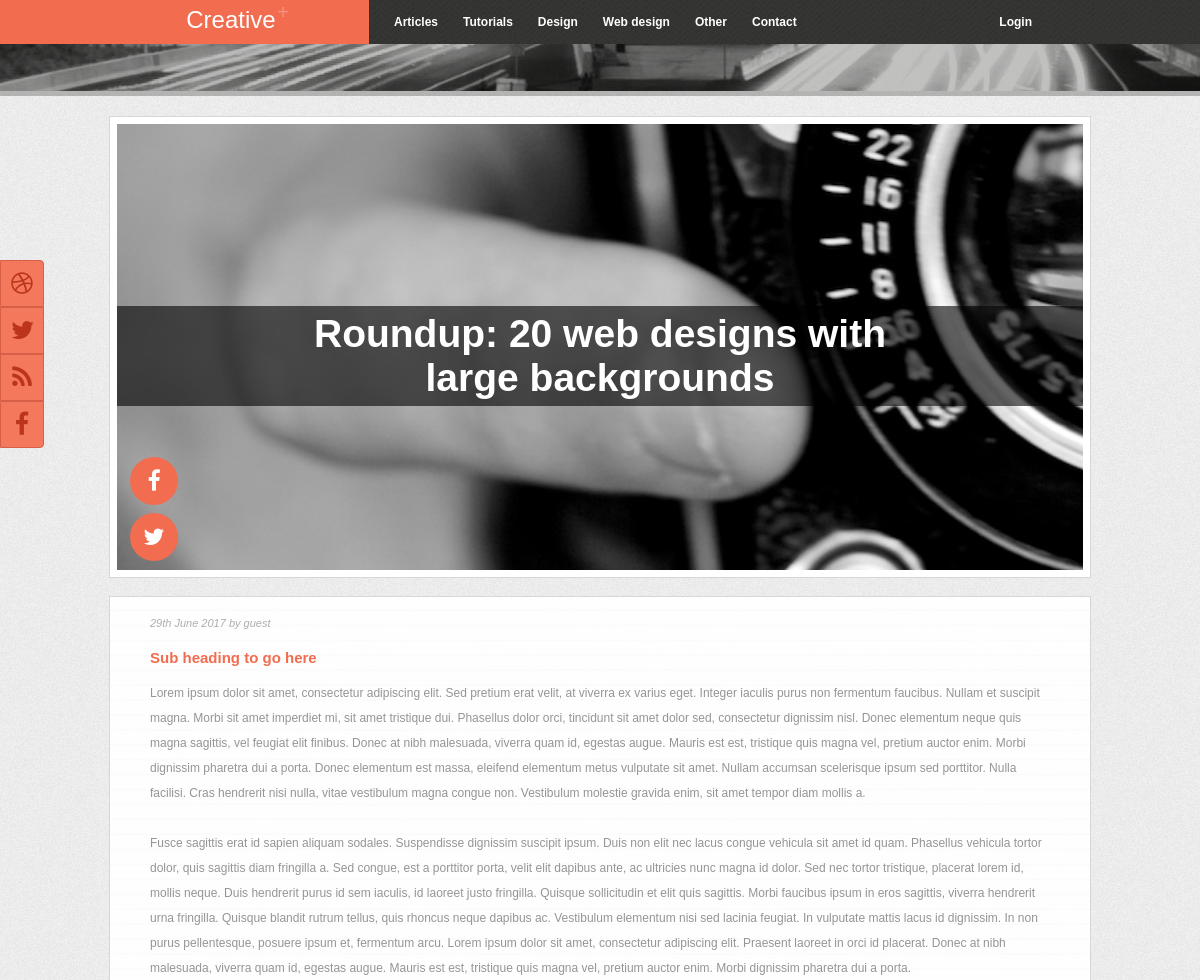
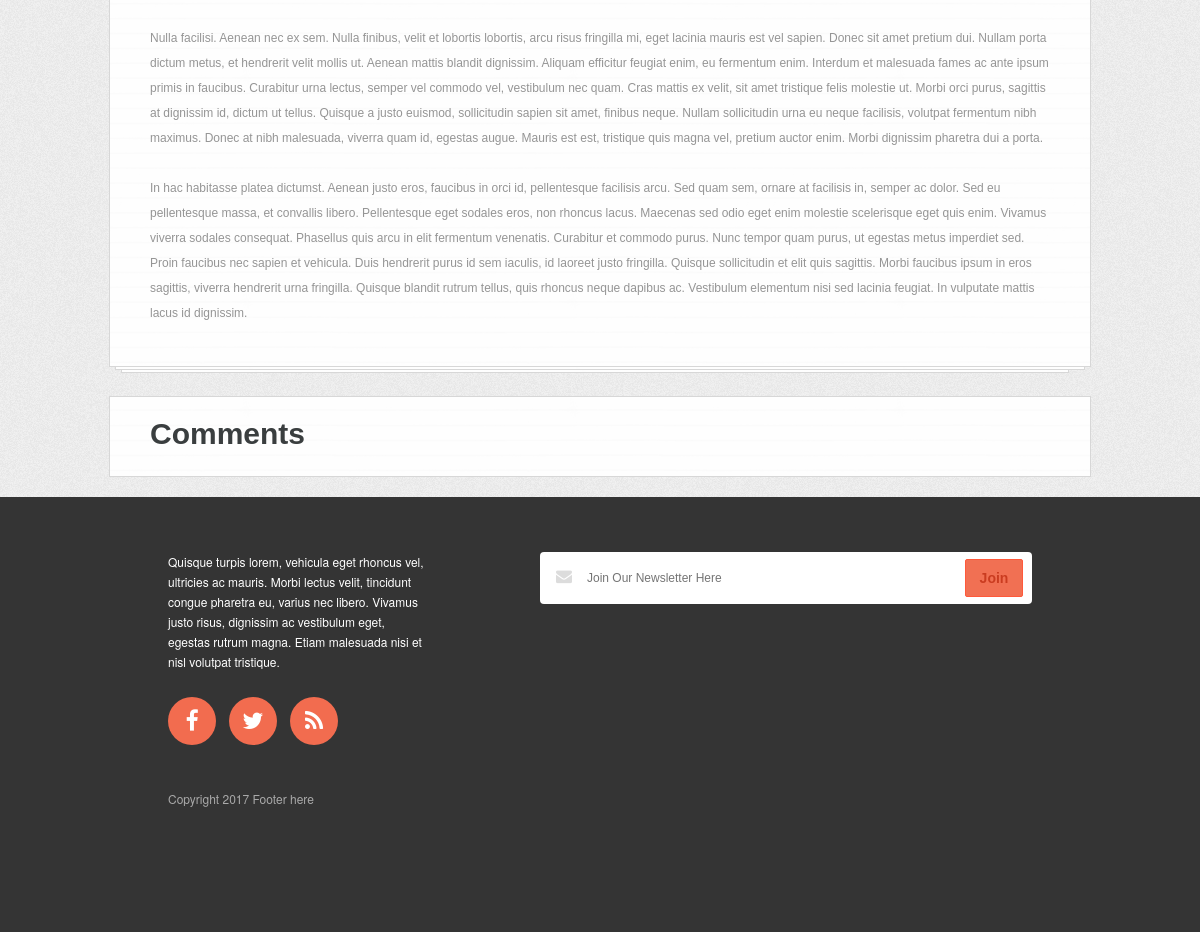
/post.php?id=2, run on the app's committed database (2 pictures, top to bottom).
### tables this page shows
CREATE TABLE IF NOT EXISTS `posts` (
  `id_post` int(5) unsigned NOT NULL AUTO_INCREMENT,
  `title` varchar(250) NOT NULL,
  `subtitle` varchar(250) DEFAULT NULL,
  `date` varchar(20) NOT NULL,
  `id_user` int(3) unsigned NOT NULL,
  `description` text NOT NULL,
  `image` varchar(50) NOT NULL,
  PRIMARY KEY (`id_post`),
  KEY `id_user` (`id_user`)
);

CREATE TABLE IF NOT EXISTS `users` (
  `id_user` int(3) unsigned NOT NULL AUTO_INCREMENT,
  `login` varchar(30) NOT NULL,
  `password` varchar(30) NOT NULL,
  PRIMARY KEY (`id_user`)
);

### post-view/post-view.php (the view, shortened to what this page needs)
<div class="content">
    <div>
        <?php
        $post = $_GET['id'];
        $link = mysqli_connect("localhost", "root", "", "blog") or die("Ошибка ".mysqli_error($link));
        $query ="select p.image, p.title, p.date, u.login, p.subtitle, p.description
                                 from posts as p
                                 inner join users as u on p.id_user = u.id_user
                                 where p.id_post = '$post'";
        $result = mysqli_query($link, $query) or die("Ошибка " . mysqli_error($link));
        if($result)
        {
            $rows = mysqli_num_rows($result);
            for ($i = 0; $i < $rows; ++$i) {
                $row = mysqli_fetch_row($result);
                echo "<div class=\"image-news post-image\" style=\"background-image: url('img/".$row[0]."')\">"
                        ."<div class=\"image-border post-image-border\">"
                            ."<div class=\"icon-network post-icon-network\"><i class=\"fa fa-facebook\" aria-hidden=\"true\"></i></div>"
                            ."<div class=\"icon-network post-icon-network\"><i class=\"fa fa-twitter\" aria-hidden=\"true\"></i></div>"
                            ."<a href='edit.php?id=$post' class=\"actions post-actions\"><i class=\"fa fa-pencil\" aria-hidden=\"true\"></i></a>"
                            ."<a href='post.php?id=$post&action=remove' class=\"actions post-actions\"><i class=\"fa fa-times\" aria-hidden=\"true\"></i></a>"
                            ."<div class=\"post-image-bg\">"
                                ."<div class=\"post-image-header\">".$row[1]."</div>"
                            ."</div>"
                        ."</div>"
                    ."</div>"
                    ."<div class=\"text-news post-text-news\">"
                        ."<div class=\"text post-text\">"
                            ."<div class=\"date-news\">".$row[2]." by ".$row[3]."</div>"
                            ."<div class=\"link-news\">".$row[4]."</div>"
                            ."<div class=\"description\">".$row[5]."</div>"
                        ."</div>"
                        ."<div class=\"text text-1 post-text-1\"></div>"
                        ."<div class=\"text text-2 post-text-2\"></div>"
                    ."</div>";
            }
        }
        include "comments/comments.php";
        ?>
    </div>
</div>

### style.css (style rules this page uses)
body { margin: 0; cursor: default; font-family: "Helvetica", sans-serif; }
ul { list-style-type: none; margin: 0; padding: 0; }
.content { width: 100%; padding-top: 25px; display: flex; justify-content: center; }
a { text-decoration: none; color: white; }

### header/header.css (style rules this page uses)
.header { display: flex; width: 100%; height: 44px; background: url("../img/bg-menu.png"); color: white; font-family: "Helvetica", sans-serif; font-weight: bold; font-size: 12px; line-height: 44px; }
.title { height: 100%; width: 369px; background-color: rgb(242, 108, 79); color: white; font-size: 24px; font-weight: lighter; line-height: 25px; cursor: pointer; }
.creative { float: right; margin-right: 80px; }
sup { color: rgb(245, 147, 126); margin-left: -5px; }
.menu { display: flex; }
.item { margin-left: 25px; cursor: pointer; white-space: nowrap; }
.login-block { margin-right: 14%; margin-left: auto; padding-left: 25px; cursor: pointer; display: flex; }
#login { display: block; }
.bg-header { background: url("../img/bg-header.png"); height: 47px; }
.bg-alpha { height: 52px; width: 100%; background: url("../img/bg-menu.png"); opacity: 0.3; }

### footer/footer.css (style rules this page uses)
.footer { font-family: "Helvetica Neue", sans-serif; font-size: 12px; background-color: rgb(52, 52, 52); margin-top: 20px; color: white; padding: 55px 14% 125px; }
.text-footer { width: 100%; line-height: 20px; margin-bottom: 25px; display: flex; }
.footer-description { width: 35%; margin-right: 13%; }
.footer-message { position: relative; }
.message { width: 370px; height: 50px; border-radius: 4px; border: none; outline: none; font-family: "Helvetica", sans-serif; font-size: 12px; padding-left: 47px; padding-right: 75px; }
.envelope { color: rgb(220, 220, 220); font-size: 16px !important; position: absolute; top: 16px; left: 16px; }
.join { width: 58px; height: 38px; border-radius: 2px; background-color: rgb(241, 112, 83); border: 1px solid rgb(255, 89, 59); color: rgb(202, 60, 32); font-family: "Helvetica", sans-serif; font-weight: bold; font-size: 14px; outline: none; position: absolute; top: 7px; left: 425px; }
.icon-footer { width: 48px; height: 48px; border-radius: 24px; background-color: rgb(242, 108, 79); text-align: center; line-height: 54px; float: left; margin-right: 13px; cursor: pointer; }
.copyright { margin-top: 118px; color: rgb(170, 170, 170); }

### news/news.css (style rules this page uses)
.image-news { height: 310px; width: 630px; border: solid 1px rgb(215, 215, 215); background-size: cover; }
.image-border { height: 296px; width: 616px; border: solid 7px white; }
.icon-network { width: 48px; height: 48px; border-radius: 24px; background-color: rgb(242, 108, 79); color: white; margin-left: 13px; text-align: center; line-height: 54px; position: relative; top: 183px; margin-bottom: 8px; cursor: pointer; }
.fa-facebook, .fa-twitter, .fa-rss { font-size: 23px !important; }
.text-news { margin-bottom: 25px; font-family: "Helvetica", sans-serif; }
.text { width: 550px; background-image: url("../img/bg-post.png"); border: solid 1px rgb(215, 215, 215); margin-top: -2px; min-height: 3px; position: relative; z-index: 5; padding-left: 40px; padding-right: 40px; }
.text-1 { width: 538px; margin-left: 6px; position: relative; z-index: 2; }
.text-2 { width: 526px; margin-left: 12px; position: relative; z-index: 1; }
.date-news { color: rgb(174, 174, 174); font-size: 11px; font-style: italic; margin-bottom: 20px; }
.link-news { font-weight: bold; font-size: 15px; color: rgb(242, 108, 79); margin-bottom: 15px; cursor: pointer; }
.description { font-size: 12px; color: rgb(149, 149, 149); line-height: 25px; margin-bottom: 40px; }

### social/social.css (style rules this page uses)
.social { position: fixed; top: 260px; z-index: 10; }
.social-block { background-color: rgb(243, 120, 92); color: rgb(187, 52, 27); border: 1px solid rgb(215, 95, 72); text-align: center; width: 42px; }
.social-icon { font-size: 25px !important; padding: 10px; }
.top { border-top-right-radius: 4px; }
.bottom { border-bottom-right-radius: 4px; }

### post-view/post-view.css (style rules this page uses)
.post-image { width: 980px; height: 460px; background-size: cover; }
.post-image-border { width: 966px; height: 446px; }
.post-icon-network { top: 333px; }
.post-image-bg { width: 100%; height: 100px; background-color: rgba(0, 0, 0, 0.6); color: white; font-size: 39px; font-weight: bold; text-align: center; display: flex; align-items: center; }
.post-image-header { margin: 0 150px; width: 100%; }
.post-text-news { margin-top: 20px; }
.post-text { width: 900px; padding-top: 20px; }
.post-text-1 { width: 888px; }
.post-text-2 { width: 866px; }

### data on the page
posts: image (picture), title "Roundup: 20 web designs with large backgrounds", date "29th June 2017", id_user.login "guest", subtitle "Sub heading to go here", description "Lorem ipsum dolor sit amet, consectetur adipiscing elit. Sed pretium erat velit, at viverra ex varius eget. Integer iaculis purus non fermentum faucibus. Nullam et suscipit magna. Morbi sit amet imperdiet mi, sit amet tristique dui. Phasellus dolor orci, tincidunt sit amet dolor sed, consectetur dignissim nisl. Donec elementum neque quis magna sagittis, vel feugiat elit finibus. Donec at nibh malesuada, viverra quam id, egestas augue. Mauris est est, tristique quis magna vel, pretium auctor enim. Morbi dignissim pharetra dui a porta. Donec elementum est massa, eleifend elementum metus vulputate sit amet. Nullam accumsan scelerisque ipsum sed porttitor. Nulla facilisi. Cras hendrerit nisi…"
